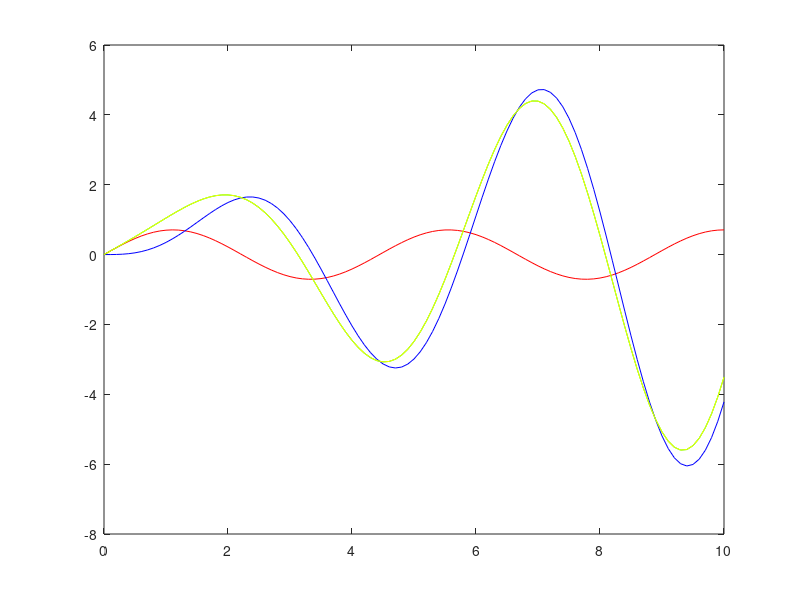

Write the MATLAB code that produced this figure.
clear; clc

k = 1; % N/m : costante elastica
M = 0.5; % kg : massa
tt = 0 : 0.1 : 10; % intervallo temporale

A = [0 1; -k/M 0];
B = [0; 1/M];
C = [1 0];
D = 0;

model = ss(A,B,C,D);

% evoluzione libera

x0 = [0;1]; % C.I.
u=zeros(length(tt), 1);

[YL, TT, XL] = lsim(model, u, tt, x0);
plot(TT, XL(:,1), 'r');
hold on

% evoluzione forzata

x0 = [0; 0]; % C.I.
T = 5; %periodo di ingresso
u = sin((2*pi/T)*tt); % ingresso

[YF, TT, XF] = lsim(model, u, tt, x0);
plot(TT, XF(:,1), 'b');
hold on

% uso entrambi vs libera + forzata

x0 = [0;1]; % C.I.

[YL, TT, X] = lsim(model, u, tt, x0);
plot(TT, X(:,1), 'g');
hold on

plot(TT, XL(:,1)+XF(:,1), 'y');
hold off